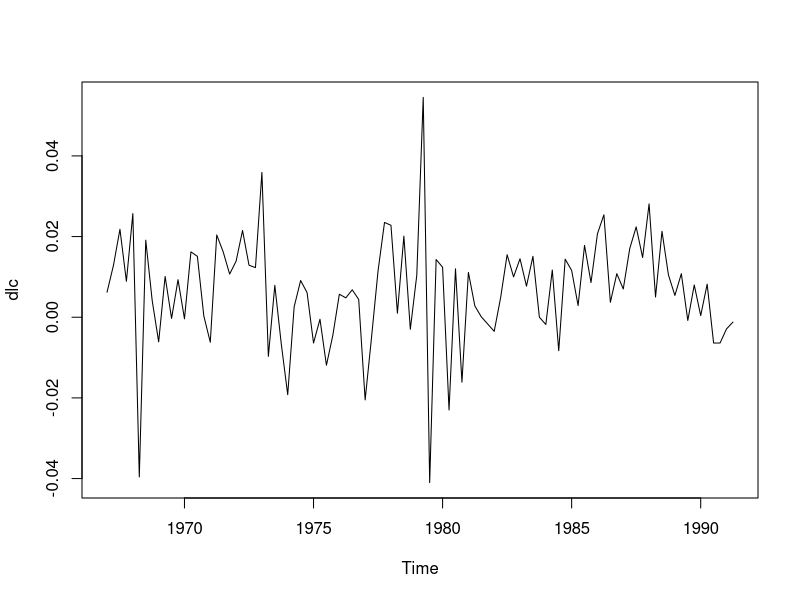
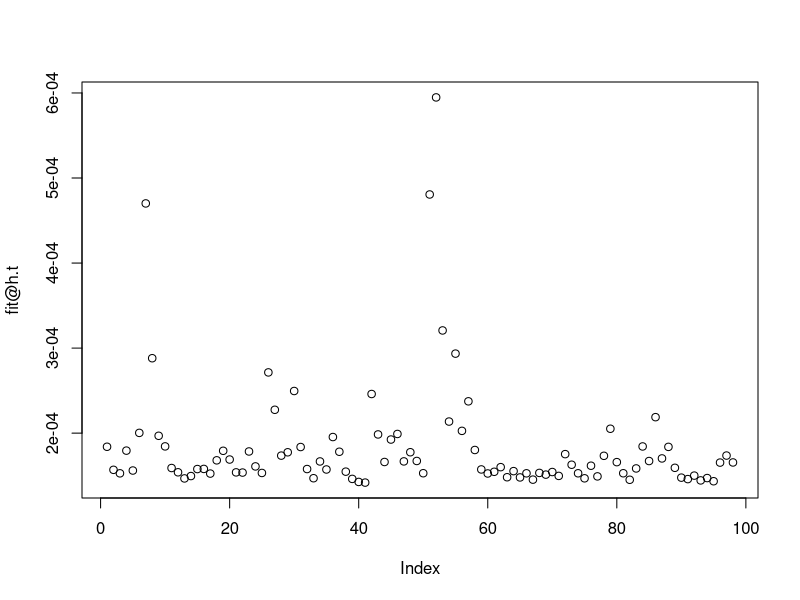

Reproduce these figures in R, in order. (Note: this script raises an error after producing the figures.)
library(urca)
data("Raotbl3")

lc <- Raotbl3[,"lc"]

lc <- ts(lc, start=c(1966,4), frequency=4)
dlc <- diff(lc)
plot(dlc)

## There is volatility based on the plot ##

library(fGarch)
fit <- garchFit(~ garch(1,1), data=dlc)
summary(fit)

fit@fitted

## Getting the fitted value of volatility (conditional variance).
fit@h.t
plot(fit@h.t)

## Forecasting the dependent variable
predict(fit, n.ahead=4)


## Swiss Pension func Index -
x = as.timeSeries(data(LPP2005REC))

## garchFit
fit = garchFit(LPP40 ~ garch(1, 1), data = 100*x, trace = FALSE)
fit

## volatility - 
# Standard Deviation:
volatility = volatility(fit, type = "sigma")
head(volatility)
class(volatility)
# Variance:
volatility = volatility(fit, type = "h")
head(volatility)
class(volatility)

## slot - 
volatility = slot(fit, "sigma.t")
head(volatility)
class(volatility)
volatility = slot(fit, "h.t")
head(volatility)
class(volatility)
